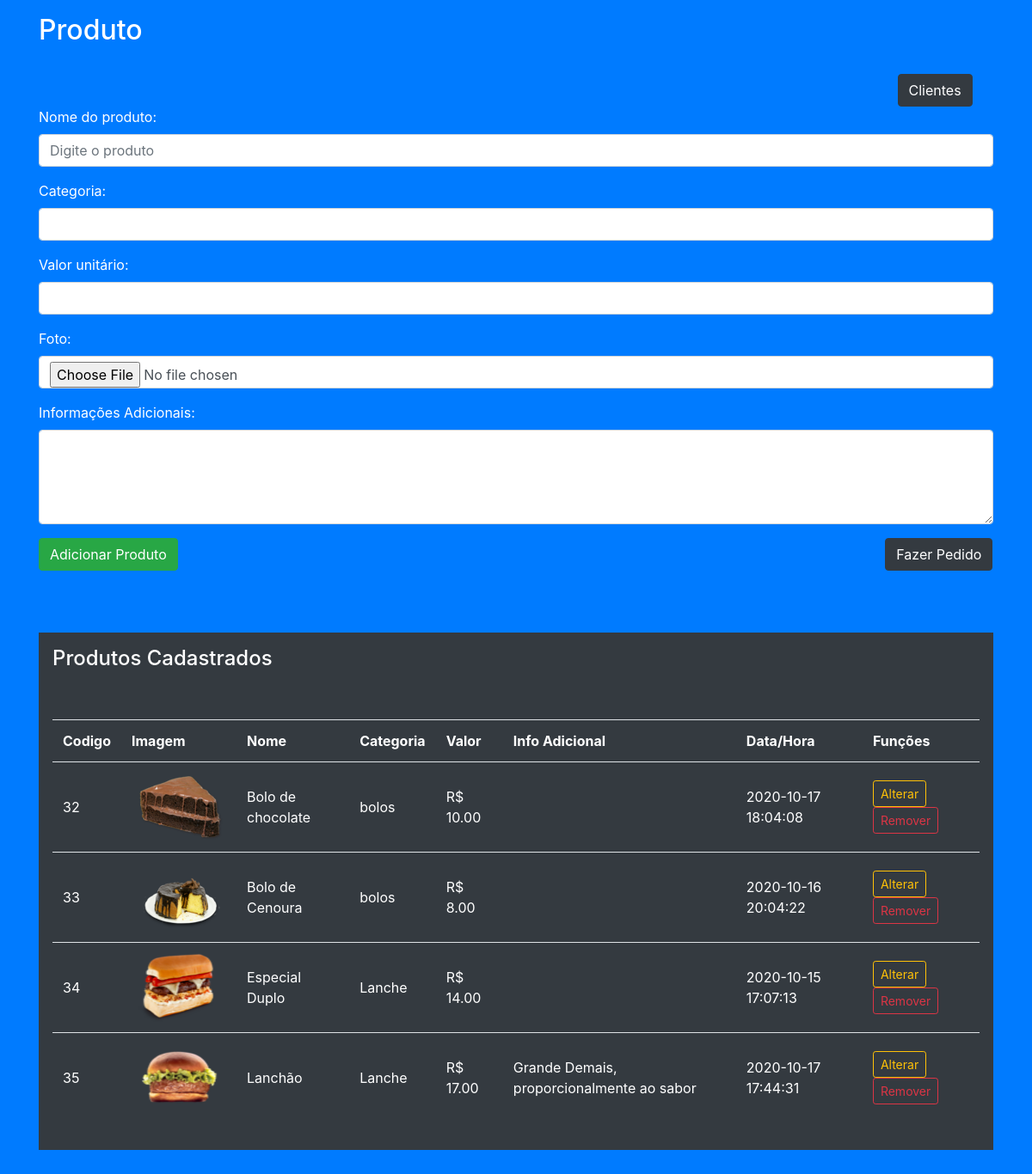
/produto.php (signed in), run on the app's committed database.
### tables this page shows
CREATE TABLE `produto` (
  `codigo` int(11) NOT NULL,
  `nome` varchar(100) NOT NULL,
  `categoria` varchar(50) NOT NULL,
  `valor` decimal(6,2) NOT NULL,
  `foto` varchar(100) DEFAULT NULL,
  `info_adicional` varchar(200) DEFAULT NULL,
  `codigo_usuario` int(11) NOT NULL,
  `situacao` enum('HABILITADO','DESABILITADO') NOT NULL,
  `data_hora` timestamp NOT NULL DEFAULT current_timestamp()
);

### selecionar_produto.php (called while the page is built, shortened)
<?php
    $where_cod = "";
    try {
        include("conexao.php");
        $consulta = $conn->prepare("SELECT * FROM produto WHERE situacao = 'HABILITADO'" . $where_cod);
        $consulta->execute();
        $produtos = $consulta->fetchAll();
   } catch(PDOException $e) {
       echo "Erro ao selecionar banco de dados: " . $e->getMessage();
       $resultado["msg"] = "Item não inserido!";
       $resultado["cod"] = 0;
   }
?>

### produto.php (the view, shortened to what this page needs)
<?php if ( isset($_SESSION["nome_usuario"])): ?>
<!DOCTYPE html>
<html lang="en">
<head>
    <link rel="stylesheet" href="https://stackpath.bootstrapcdn.com/bootstrap/4.1.3/css/bootstrap.min.css">
</head>
<body class="p-3 mb-2 bg-primary text-white">
    <div class="container">
        <form action="cadastrar_produto.php" method="POST">
        <h2>Produto</h2><br>
        <a href="cliente.php" type="submit" class="btn btn-dark">Clientes</a>
            <div class="form-group">
                <label for="nome_produto"> Nome do produto: </label>
                <input type="text" required class="form-control" id="nome_produto" name="nome_produto" placeholder="Digite o produto">
            </div>
            <div class="form-group">
                <label for="categoria_produto"> Categoria: </label>
                <input type="text" required class="form-control" id="categoria_produto" name="categoria_produto">
            </div>
            <div class="form-group">
                <label for="valor_produto"> Valor unitário: </label>
                <input type="number" step=".01" required class="form-control" id="valor_produto" name="valor_produto">
            </div>
            <div class="form-group">
                <label for="foto_produto"> Foto: </label>
                <input type="file" class="form-control" id="foto_produto" name="foto_produto">
            </div>
            <div class="form-group">
                <label for="info_produto"> Informações Adicionais: </label>
                <textarea class="form-control" id="info_produto" name="info_produto" rows="4" cols="50"></textarea>
            </div>
            <button type="submit" class="btn btn-success">Adicionar Produto</button>
            <a href="pedido.php" type="submit" class="btn btn-dark">Fazer Pedido</a>
        </form>
        <br><br><br>
        <div class="p-3 mb-2 bg-dark text-white">
            <h4>Produtos Cadastrados</h4>
            <br><br>
            <?php include("selecionar_produto.php"); ?>
            <table class="table">
                <tr>
                    <th>Codigo</th>
                    <th>Imagem</th>
                    <th>Nome</th>
                    <th>Categoria</th>
                    <th>Valor</th>
                    <th>Info Adicional</th>
                    <th>Data/Hora</th>
                    <th scope="col" colspan="1">Funções</th>
                </tr>
                <?php foreach($produtos as $p): ?>
                <tr>
                    <td class="align-middle"><?= $p["codigo"]; ?></td>
                    <td class="align-middle"><img src='foto/<?php echo $p["foto"]?>'></td>
                    <td class="align-middle"><?= $p["nome"]; ?></td>
                    <td class="align-middle"><?= $p["categoria"]; ?></td>
                    <td class="align-middle"><?php echo "R$ {$p["valor"]}"; ?></td>
                    <td class="align-middle"><?= $p["info_adicional"]; ?></td>
                    <td class="align-middle"><?= $p["data_hora"]; ?></td>
                    <td class="align-middle">
                        <a class="btn btn-outline-warning btn-sm" href="form_alterar_produto.php?cod_prod=<?=$p['codigo']?>">Alterar</a>
                        <a class="btn btn-outline-danger btn-sm" onclick="return confirm('Remover <?= $p['nome']; ?>');" href="remover_produto.php?cod_prod=<?=$p['codigo']?>">Remover</a>
                    </td>
                </tr>
                <?php endforeach ?>
            </table>
        </div>
    </div>
</body>
</html>
<?php else: ?>
    <div class="alert alert-danger">
        Você precisa fazer o login
    </div>
<?php endif; ?>

### data on the page
produto: codigo "32", foto (picture), nome "Bolo de chocolate", categoria "bolos", valor "10.00", data_hora "2020-10-17 18:04:08"
produto: codigo "33", foto (picture), nome "Bolo de Cenoura", categoria "bolos", valor "8.00", data_hora "2020-10-16 20:04:22"
produto: codigo "34", foto (picture), nome "Especial Duplo", categoria "Lanche", valor "14.00", data_hora "2020-10-15 17:07:13"
produto: codigo "35", foto (picture), nome "Lanchão", categoria "Lanche", valor "17.00", info_adicional "Grande Demais, proporcionalmente ao sabor", data_hora "2020-10-17 17:44:31"
